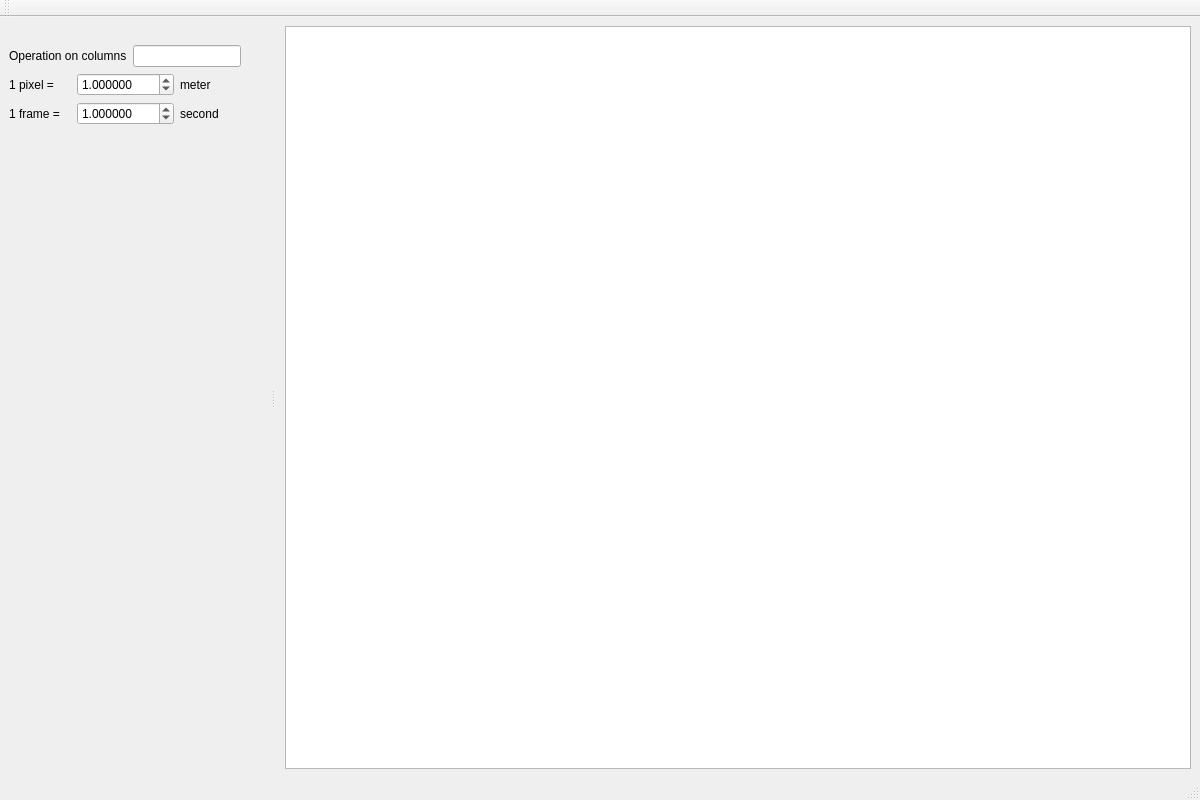
<?xml version="1.0" encoding="UTF-8"?>
<ui version="4.0">
 <class>DataCalc</class>
 <widget class="QMainWindow" name="DataCalc">
  <property name="geometry">
   <rect>
    <x>0</x>
    <y>0</y>
    <width>1200</width>
    <height>800</height>
   </rect>
  </property>
  <property name="minimumSize">
   <size>
    <width>1200</width>
    <height>800</height>
   </size>
  </property>
  <property name="windowTitle">
   <string>MainWindow</string>
  </property>
  <widget class="QWidget" name="centralwidget">
   <layout class="QGridLayout" name="gridLayout">
    <item row="0" column="0">
     <widget class="QTableWidget" name="table"/>
    </item>
   </layout>
  </widget>
  <widget class="QMenuBar" name="menubar">
   <property name="geometry">
    <rect>
     <x>0</x>
     <y>0</y>
     <width>1200</width>
     <height>19</height>
    </rect>
   </property>
  </widget>
  <widget class="QStatusBar" name="statusbar"/>
  <widget class="QDockWidget" name="settingsDock">
   <property name="features">
    <set>QDockWidget::DockWidgetMovable</set>
   </property>
   <attribute name="dockWidgetArea">
    <number>1</number>
   </attribute>
   <widget class="QWidget" name="settingsDockContents">
    <layout class="QGridLayout" name="gridLayout_2">
     <item row="0" column="0">
      <widget class="QLabel" name="label">
       <property name="toolTip">
        <string>For example: t = imageNumber*(1/25)</string>
       </property>
       <property name="text">
        <string>Operation on columns</string>
       </property>
      </widget>
     </item>
     <item row="0" column="1">
      <widget class="QLineEdit" name="custom">
       <property name="text">
        <string/>
       </property>
      </widget>
     </item>
     <item row="1" column="0" colspan="2">
      <layout class="QHBoxLayout" name="horizontalLayout">
       <item>
        <widget class="QLabel" name="label_2">
         <property name="text">
          <string>1 pixel = </string>
         </property>
        </widget>
       </item>
       <item>
        <widget class="QDoubleSpinBox" name="scale">
         <property name="specialValueText">
          <string/>
         </property>
         <property name="decimals">
          <number>6</number>
         </property>
         <property name="maximum">
          <double>9999.989999999999782</double>
         </property>
         <property name="singleStep">
          <double>0.010000000000000</double>
         </property>
         <property name="value">
          <double>1.000000000000000</double>
         </property>
        </widget>
       </item>
       <item>
        <widget class="QLabel" name="label_3">
         <property name="text">
          <string>meter</string>
         </property>
        </widget>
       </item>
      </layout>
     </item>
     <item row="2" column="0" colspan="2">
      <layout class="QHBoxLayout" name="horizontalLayout_2">
       <item>
        <widget class="QLabel" name="label_4">
         <property name="text">
          <string>1 frame = </string>
         </property>
        </widget>
       </item>
       <item>
        <widget class="QDoubleSpinBox" name="timeScale">
         <property name="specialValueText">
          <string/>
         </property>
         <property name="decimals">
          <number>6</number>
         </property>
         <property name="maximum">
          <double>9999.989999999999782</double>
         </property>
         <property name="singleStep">
          <double>0.010000000000000</double>
         </property>
         <property name="value">
          <double>1.000000000000000</double>
         </property>
        </widget>
       </item>
       <item>
        <widget class="QLabel" name="label_5">
         <property name="text">
          <string>second</string>
         </property>
        </widget>
       </item>
      </layout>
     </item>
     <item row="3" column="2">
      <spacer name="verticalSpacer">
       <property name="orientation">
        <enum>Qt::Vertical</enum>
       </property>
       <property name="sizeHint" stdset="0">
        <size>
         <width>20</width>
         <height>341</height>
        </size>
       </property>
      </spacer>
     </item>
    </layout>
   </widget>
  </widget>
  <widget class="QToolBar" name="toolBar">
   <property name="windowTitle">
    <string>toolBar</string>
   </property>
   <attribute name="toolBarArea">
    <enum>TopToolBarArea</enum>
   </attribute>
   <attribute name="toolBarBreak">
    <bool>false</bool>
   </attribute>
  </widget>
 </widget>
 <resources/>
 <connections/>
</ui>
